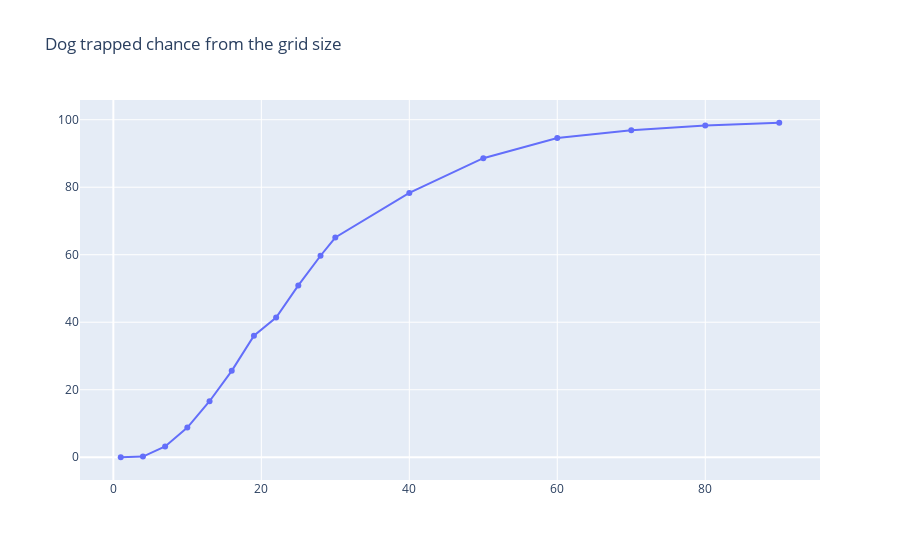

The notebook cell this image was saved under:
### Code cell
import plotly.graph_objects as go
fig = go.Figure(
    data=[go.Scatter(x = n, y = y)],
    layout_title_text="Dog trapped chance from the grid size"
)
fig.show()

### Figure 1 — Plotly figure (JSON) as saved in the notebook; plotly's stock layout.template omitted (floating-point values rounded to 4 significant figures)
{"data": [{"type": "scatter", "x": [1, 4, 7, 10, 13, 16, 19, 22, 25, 28, 30, 40, 50, 60, 70, 80, 90], "y": [0, 0.2, 3.2, 8.8, 16.6, 25.6, 36, 41.4, 50.9, 59.7, 65.1, 78.3, 88.6, 94.6, 96.9, 98.3, 99.1]}], "layout": {"title": {"text": "Dog trapped chance from the grid size"}}}
